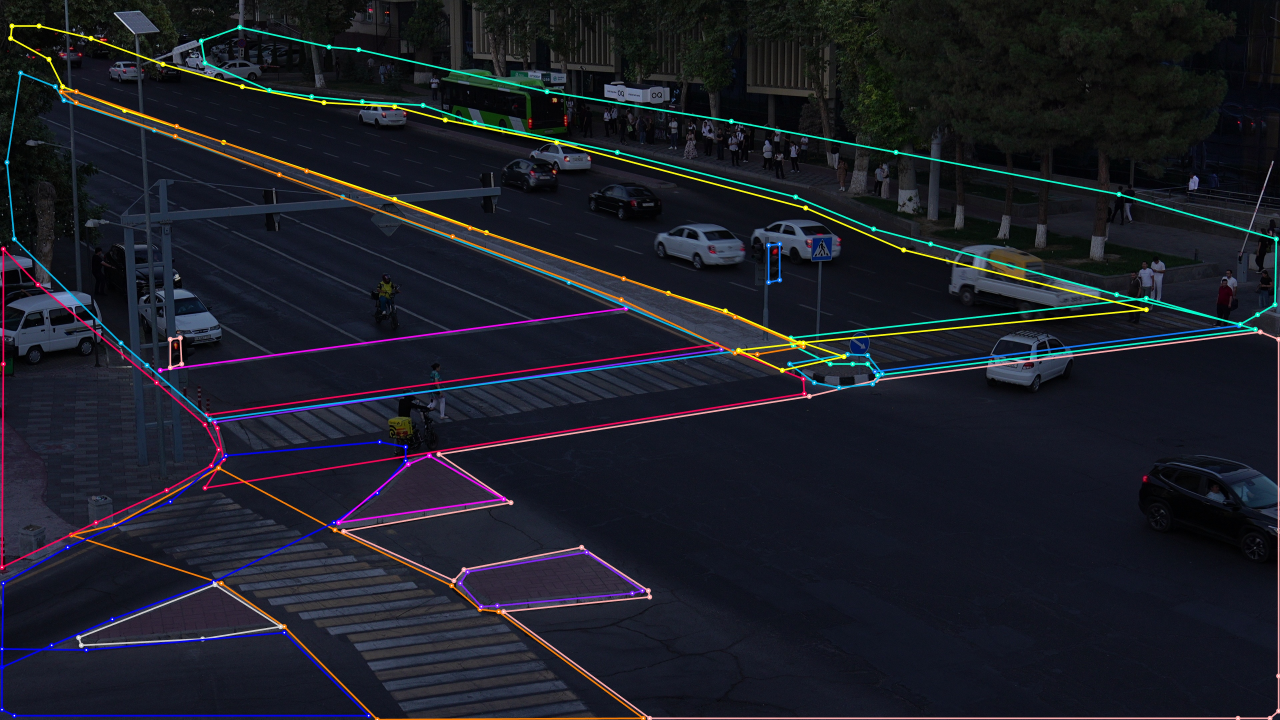
#> input picture reference.jpg, 3840 x 2160 px (shown at 1/3 size)
$ python -i registration.py   (imports and definitions only)
#> lines starting #> are read from the running program, lines starting #| are printed output that depends on the picture; pictures that were not available may be replaced by others from this repository, and a replacement may not be noted
"""Per-video scene registration.

The scene layout in ``src/scene.py`` was drawn on the first frame of the
reference clip (stored as ``assets/scene_ref.jpg`` at 1920x1080). The sample
videos show that the camera pose drifts slightly between recordings (up to
~90 px of shift and ~1 degree of rotation at 4K), which is enough to move a stop
line or the traffic-light lamps off their calibrated positions.

``estimate_scene_transform`` matches SIFT features between the reference frame
and a few frames of the video and returns a 2x3 similarity transform that maps
reference 4K coordinates to the video's native pixel coordinates. Anything that
looks implausible falls back to a pure resolution scale (no drift correction).
"""
from __future__ import annotations

import cv2
import numpy as np

from src.paths import REPO_ROOT

REF_IMAGE_PATH = REPO_ROOT / "assets" / "scene_ref.jpg"
REF_W, REF_H = 3840, 2160          # coordinate system of SCENE_CONFIG
WORK_W, WORK_H = 1920, 1080        # resolution used for feature matching

MIN_INLIERS = 40
MAX_SHIFT_PX = 400.0               # in reference (4K) pixels
MAX_ROT_DEG = 5.0
SCALE_RANGE = (0.9, 1.1)

_REF_CACHE: dict[str, tuple] = {}
_CLAHE = cv2.createCLAHE(clipLimit=3.0, tileGridSize=(8, 8))


def _prep(frame: np.ndarray) -> np.ndarray:
    small = cv2.resize(frame, (WORK_W, WORK_H), interpolation=cv2.INTER_AREA)
    return _CLAHE.apply(cv2.cvtColor(small, cv2.COLOR_BGR2GRAY))


def _ref_features():
    if "ref" not in _REF_CACHE:
        ref = cv2.imread(str(REF_IMAGE_PATH))
        if ref is None:
            raise FileNotFoundError(f"missing scene reference image {REF_IMAGE_PATH}")
        sift = cv2.SIFT_create(nfeatures=6000)
        kp, des = sift.detectAndCompute(_prep(ref), None)
        _REF_CACHE["ref"] = (kp, des)
    return _REF_CACHE["ref"]


def _scale_only(width: int, height: int) -> np.ndarray:
    return np.array([[width / REF_W, 0.0, 0.0], [0.0, height / REF_H, 0.0]], dtype=np.float64)


def _match_one(frame: np.ndarray) -> tuple[np.ndarray, int] | None:
    """Similarity transform ref_work -> video_work for one frame, or None."""
    kp_r, des_r = _ref_features()
    sift = cv2.SIFT_create(nfeatures=6000)
    kp_v, des_v = sift.detectAndCompute(_prep(frame), None)
    if des_v is None or len(kp_v) < MIN_INLIERS:
        return None
    pairs = cv2.BFMatcher().knnMatch(des_r, des_v, k=2)
    good = [m for m, n in (p for p in pairs if len(p) == 2) if m.distance < 0.7 * n.distance]
    if len(good) < MIN_INLIERS:
        return None
    src = np.float32([kp_r[m.queryIdx].pt for m in good])
    dst = np.float32([kp_v[m.trainIdx].pt for m in good])
    A, inliers = cv2.estimateAffinePartial2D(src, dst, ransacReprojThreshold=2.0, maxIters=4000, confidence=0.999)
    if A is None or inliers is None:
        return None
    return A, int(inliers.sum())


# [58 lines left out: functions _plausible, estimate_scene_transform, transform_points, sample_frames, not called in this run]

>>> import cv2
>>> picture = cv2.imread('../reference.jpg', cv2.IMREAD_GRAYSCALE)
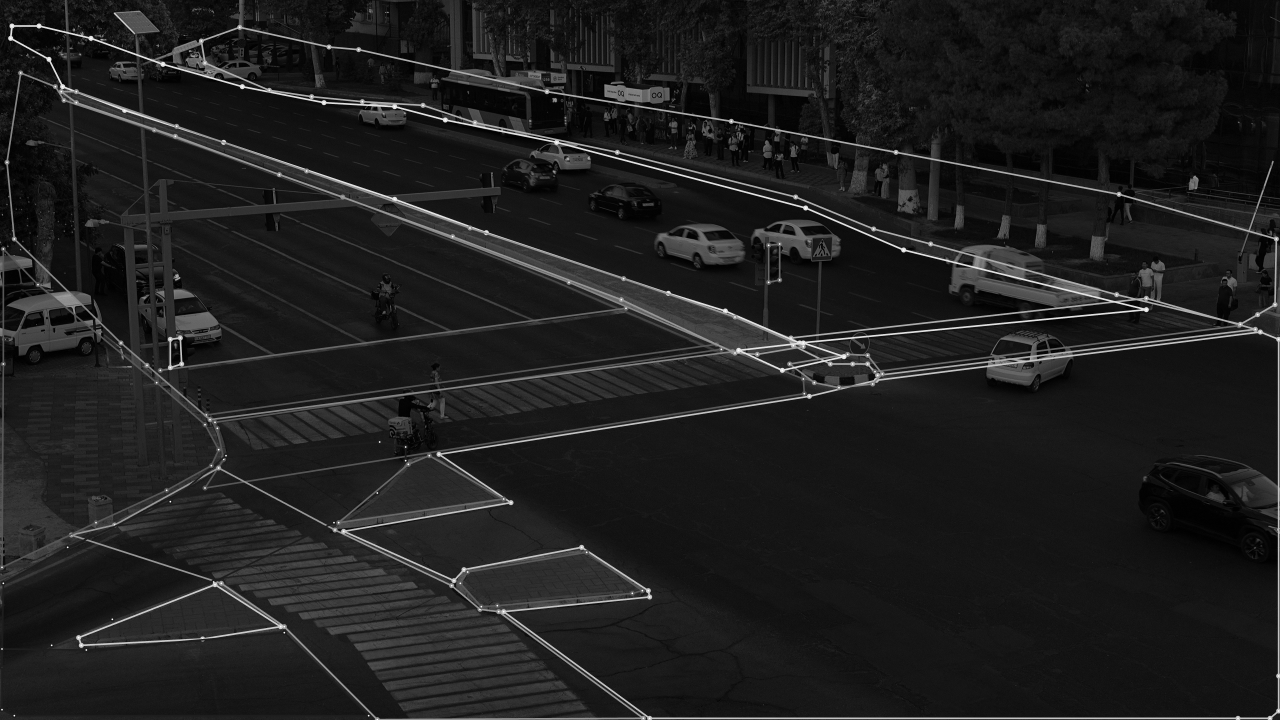
#> picture: shape (2160, 3840) (shown at 1/3 size); min 0, max 255, mean 31
>>> result = _match_one(picture)
#> in _ref_features, ref is the input picture: shape (2160, 3840, 3); mean B, G, R 39.6, 30.7, 28.5
#> in _prep, `small = cv2.resize(frame, (WORK_W, WORK_H), interpolation=cv2.INTER_AR..`:
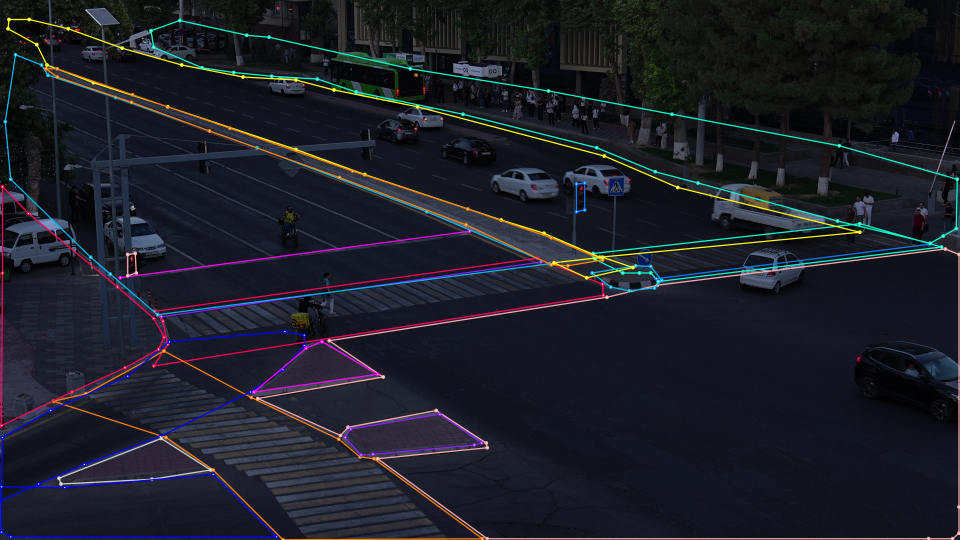
#> small: shape (1080, 1920, 3) (shown at 1/2 size); mean B, G, R 39.8, 30.8, 28.7
#> in _prep, `return _CLAHE.apply(cv2.cvtColor(small, cv2.COLOR_BGR2GRAY))`:
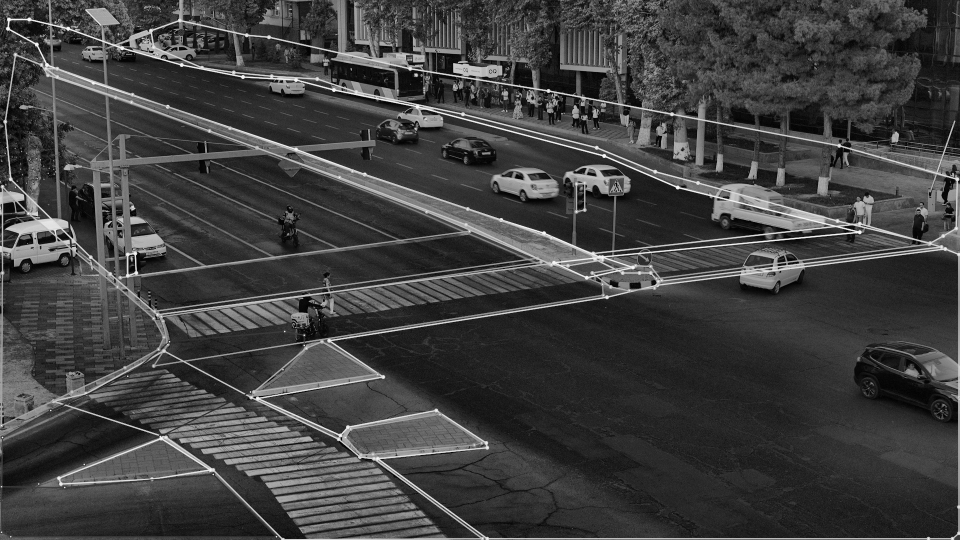
#> returned value: shape (1080, 1920) (shown at 1/2 size); min 0, max 255, mean 64
#> in _ref_features, `kp, des = sift.detectAndCompute(_prep(ref), None)`: kp = 6000 keypoints; strongest (x, y, size): (16, 57, 5.3), (832, 150, 4.8), (1097, 182, 5.1), (73, 89, 5.3)
#> in _match_one, `kp_r, des_r = _ref_features()`: kp_r has the same summary as kp in _ref_features
#> (the run stopped early here; a loop or call above may not have finished)
